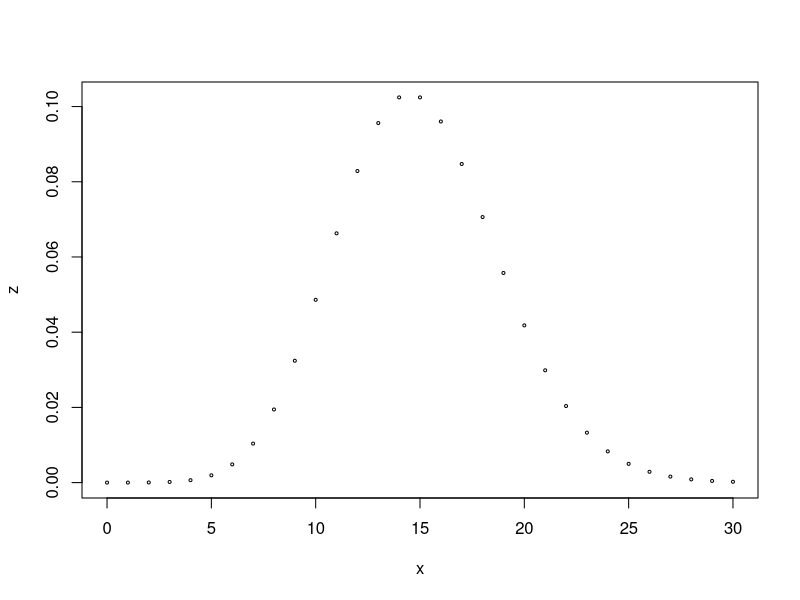
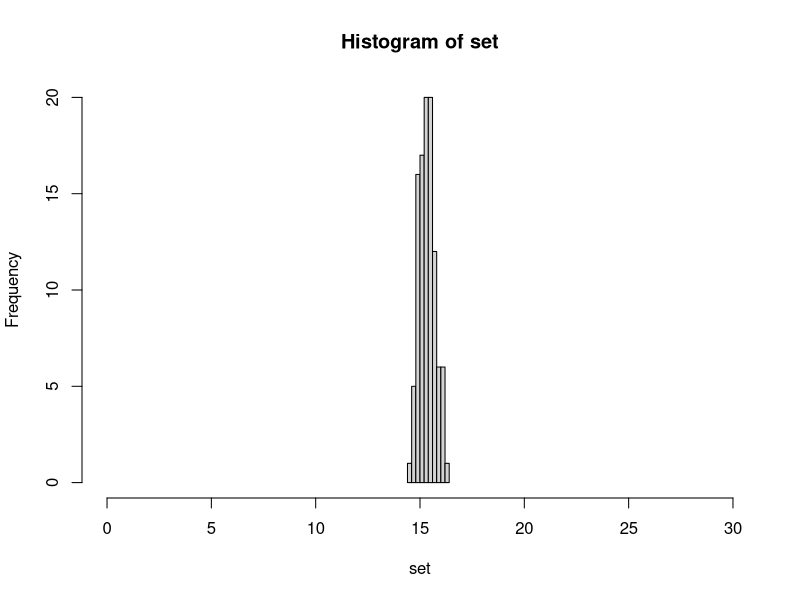
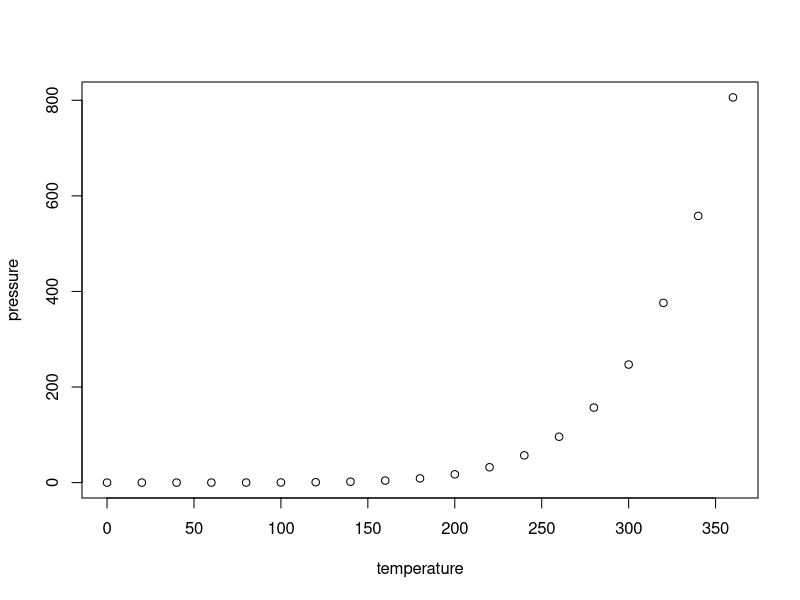

Source code (R) for these figures, in order:
## ---- chunk 1
knitr::opts_chunk$set(echo = TRUE)
## ---- chunk 2
# homework 02

## What is the probability that she will hear more than 8 calls during any given session?
### using a poisson probability distribution to get the upper tail using 9 position along the distribution because that's how I interpretted "more than 8"

ppois(9, lambda=15, lower=FALSE) 

#### returns 0.93 etc, so the answer is a ~93% probability of more than 8 assuming the mean is accurate

## What is the probability that she will hear no calls in a session?
### using a poisson probability distribution to get the lower tail using 0 as the position along the distribution

ppois(0, lambda=15)

#### returns 0.0000003059023, so a 0.00003059023% probability, quite unlikely

## What is the probability that she will hear exactly 3 calls in a session?
### using a poisson density distribution (since this is just for one specific value) to get the probability of hearing exactly 3 calls

dpois(3, lambda=15)

#### returns 0.0001720701, so 0.01720701% probability, also unlikely

## Plot the relevant Poisson mass function over the values in range 0 ≤ x ≤ 30
### Using dpois from 0 to 30 and spotting as points over x = a vector from 0 to 30

z <- dpois(0:30, lambda=15)

x <- c(0:30)

plot(x , z, cex = 0.4)

####

## Simulate 104 results from this distribution (i.e., 2 years of Saturday monitoring sessions).
### 

x <- rpois(104, lambda=15)

set <- NULL  # sets up a dummy variable to hold our 10000 simulations
n <- 104
for (i in 1:104) {
    set[i] <- mean(sample(x, n, replace = TRUE))
}

set

## Plot the simulated results using hist() and use xlim() to set the horizontal limits to be from 0 to 30. How does your histogram compare to the shape of the probability mass function you plotted above?
###

hist(set, xlim=range(c(0:30)))

#### This distribution is much narrower than the one made using the probability mass function. This happens because increasing the sample size or number of simulated values tightens the distribution and decreases SE

## Plot the simulated results using hist() and use xlim() to set the horizontal limits to be from 0 to 30. How does your histogram compare to the shape of the probability mass function you plotted above?
### 


####

## ---- chunk 3
plot(pressure)
